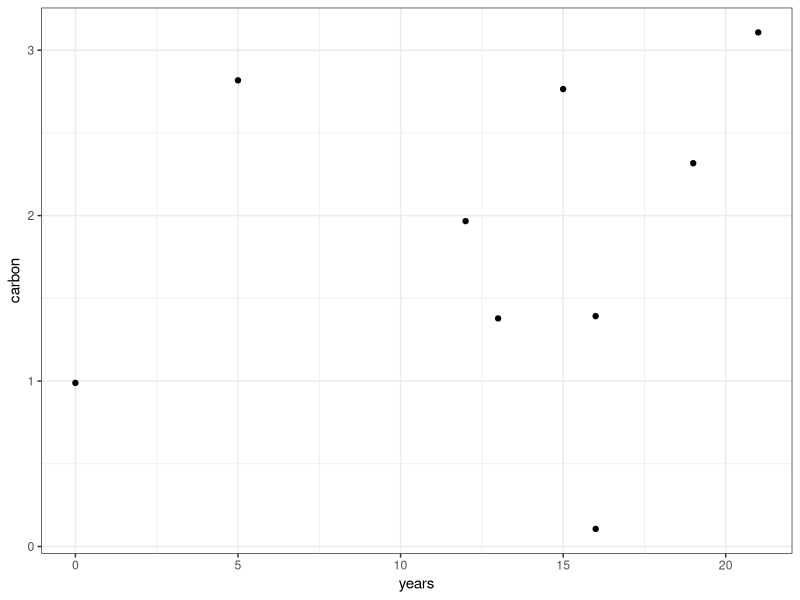

The R script that drew this image:
## ---- chunk 1
require(ggplot2)
years <- c( 0,  5, 12, 13, 15, 16, 16, 19, 21)
carbon <- runif(9, min = 0, max = 4)
data <- data.frame(years, carbon)
ggplot(data, aes(x = years, y = carbon))+theme_bw()+geom_point()
